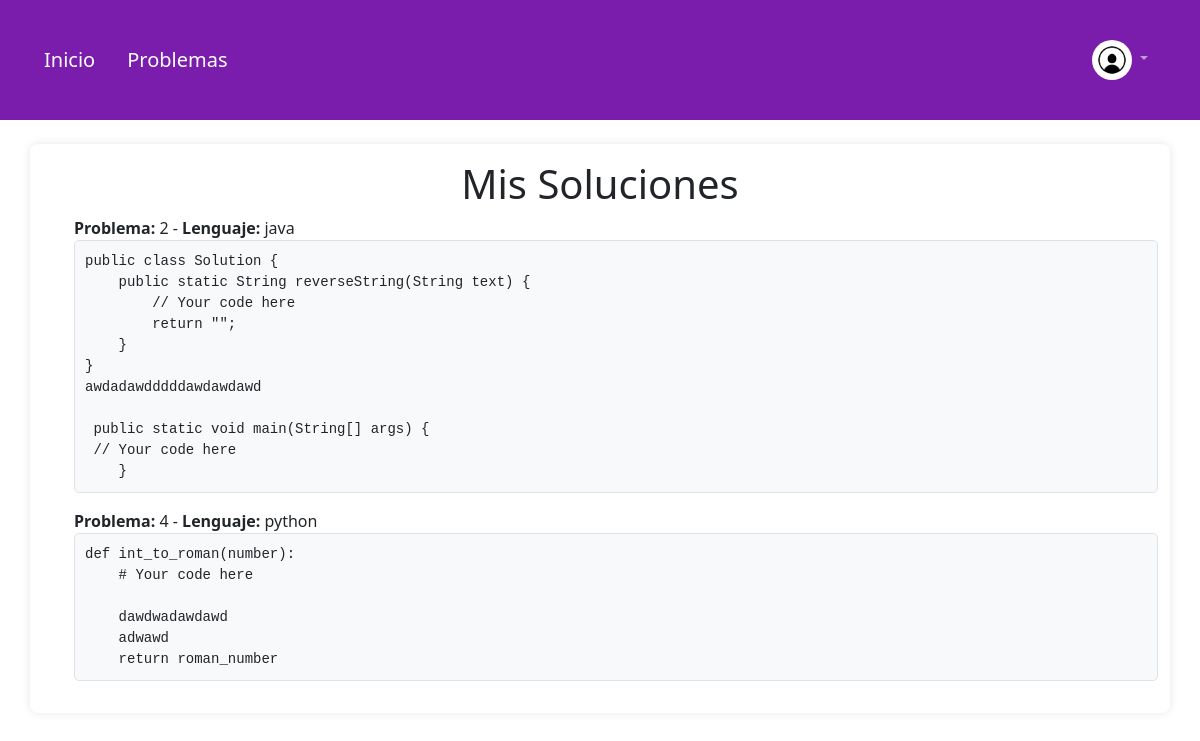
The page /profile (signed in) on the database its author committed.
### FLASK-1/app.py (models this page shows)
class Solution(db.Model):
    id = db.Column(db.Integer, primary_key=True)
    problem_id = db.Column(db.Integer, nullable=False)
    language = db.Column(db.String(50), nullable=False)
    code = db.Column(db.Text, nullable=False)
    user_id = db.Column(db.Integer, db.ForeignKey('user.id'), nullable=False)

### FLASK-1/app.py (the view)
@app.route('/profile')
@login_required
def profile():
    user_solutions = Solution.query.filter_by(user_id=current_user.id).all()
    return render_template('profile.html', solutions=user_solutions, username=current_user.username)

### FLASK-1/app.py (called while the page is built)
@login_manager.user_loader
def load_user(user_id):
    return User.query.get(int(user_id))

### FLASK-1/templates/profile.html (shortened to what this page needs)
{% extends "base.html" %}
{% block content %}
<h1>Mis Soluciones</h1>
<ul>
  {% for solution in solutions %}
    <li>
      <strong>Problema:</strong> {{ solution.problem_id }} - <strong>Lenguaje:</strong> {{ solution.language }}
      <pre><code>{{ solution.code }}</code></pre>
    </li>
  {% endfor %}
</ul>
    {% endblock %}

### FLASK-1/templates/base.html (shortened to what this page needs)
<!DOCTYPE html>
<html lang="es">
<head>
    <link rel="stylesheet" href="{{ url_for('static', filename='styles.css') }}">
    <link rel="stylesheet" href="../static/styles.css">
    <link href="https://cdn.jsdelivr.net/npm/bootstrap@5.3.2/dist/css/bootstrap.min.css" rel="stylesheet">
</head>
<body>
    <header>
        <nav class="navbar navbar-expand-lg navbar-dark navbar-purple">
            <div class="container-fluid">
                <a class="navbar-brand" href="{{ url_for('home') }}">Inicio</a>
                <a class="navbar-brand" href="{{ url_for('problem_list') }}">Problemas</a>
                <div class="collapse navbar-collapse justify-content-end" id="navbarNav">
                    <ul class="navbar-nav">
                        {% if current_user.is_authenticated %}
                        <li class="nav-item dropdown">
                            <a class="nav-link dropdown-toggle" href="#" id="navbarDropdown" role="button" data-bs-toggle="dropdown" aria-expanded="false">
                                <img src="{{ url_for('static', filename='img/default-avatar.jpg') }}" alt="Avatar" class="navbar-avatar">
                            </a>
                        </li>
                        {% endif %}
                    </ul>
                </div>
            </div>
        </nav>
    </header>
    <main class="container mt-4">
        {% block content %}{% endblock %}
    </main>
</body>
</html>

### FLASK-1/static/styles.css (style rules this page uses)
code { font-family: "Courier New", Courier, monospace; background-color: #f8f9fa; border: 1px solid #dee2e6; border-radius: 5px; display: block; padding: 10px; white-space: pre-wrap; overflow-x: auto; color: #212529; }
body { font-family: Arial, sans-serif; background-color: #F5F2FA; margin: 0; padding: 0; color: #2E073F; }
header { background-color: #7A1CAC; color: white; padding: 1rem; text-align: center; }
nav { margin: 0; padding: 1rem; background-color: #4A2367; }
nav a { color: #EBD3F8; margin: 0 1rem; text-decoration: none; }
.container { margin: 2rem auto; max-width: 800px; padding: 1rem; background-color: white; border-radius: 8px; box-shadow: 0 0 10px rgba(0, 0, 0, 0.1); }
h1 { color: #6C4CA9; font-size: 2rem; text-align: center; }
ul { list-style-type: none; padding: 0; }
ul li { margin: 0.5rem 0; }
ul li a { text-decoration: none; color: #4A2367; }

### FLASK-1/templates/base.html (style rules this page uses)
.navbar-avatar { width: 40px; height: 40px; border-radius: 50%; object-fit: cover; }
.navbar-purple { background-color: #7A1CAC; }

### rows shown on the page
Solution: problem_id "2", language "java", code "public class Solution { public static String reverseString(String text) { // Your code here return \"\"; } } awdadawdddddawdawdawd public static void main(String[] args) { // Your code here }"
Solution: problem_id "4", language "python", code "def int_to_roman(number): # Your code here dawdwadawdawd adwawd return roman_number"
